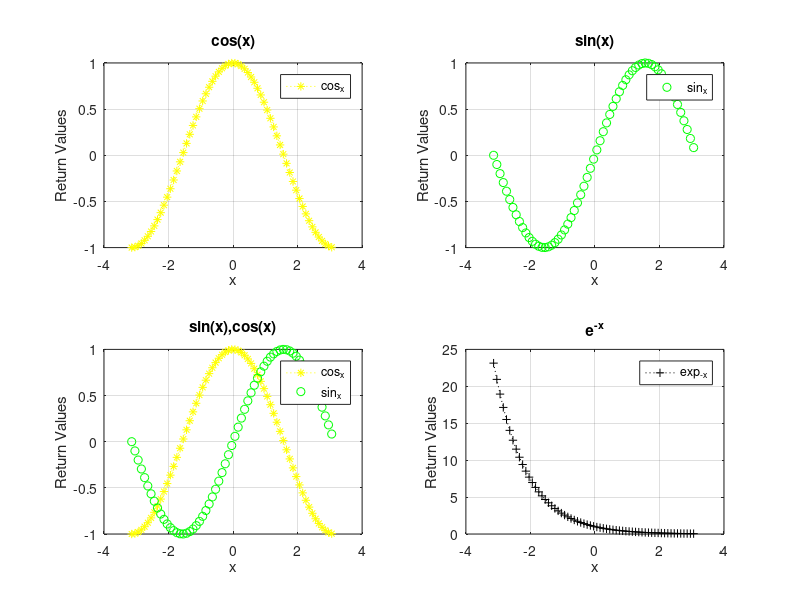

This chart was generated by the following MATLAB code:
%1.1

A = [1 2 3;4 5 6;7 8 9] 
B = [9 8 7;6 5 4;3 2 1]

A+B %a)

A*B %b)

A^2 %c)

B' %d)


%2

x = -pi : 0.1 : pi ;

y = cos(x);
z = sin(x);
h = exp(-x);
subplot(2,2,1),plot(x,y,'y*:'),legend('cos_x'),xlabel('x'),ylabel('Return Values'),title('cos(x)');grid on;
subplot(2,2,2),plot(x,z,'og'),legend('sin_x'),xlabel('x'),ylabel('Return Values'),title('sin(x)');grid on;
subplot(2,2,3),plot( x , y , 'y*:', x , z , 'og' ),legend('cos_x' , 'sin_x'),xlabel('x'),ylabel('Return Values'),title('sin(x),cos(x)');grid on;
subplot(2,2,4),plot(x,h,'k+:'),legend('exp_{-x}'),xlabel('x'),ylabel('Return Values'),title('e^{-x}');grid on;


